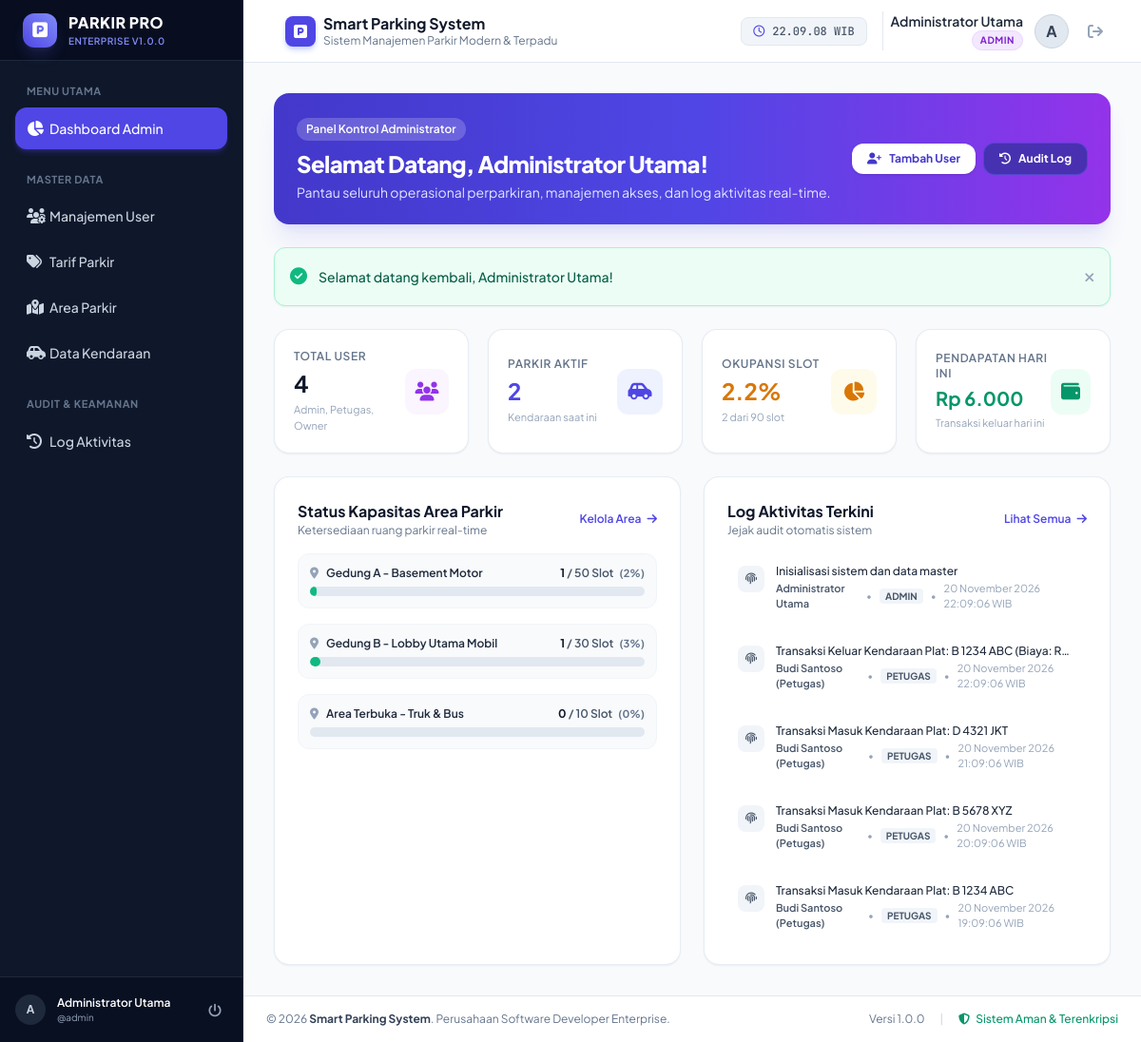
The app's page /modules/admin/index.php (signed in) with its own data.
### tables this page shows
CREATE TABLE `tb_user` (
  `id_user` INT(11) NOT NULL AUTO_INCREMENT,
  `nama_lengkap` VARCHAR(50) NOT NULL,
  `username` VARCHAR(50) NOT NULL,
  `password` VARCHAR(100) NOT NULL,
  `role` ENUM('admin', 'petugas', 'owner') NOT NULL,
  `status_aktif` TINYINT(1) NOT NULL DEFAULT 1,
  PRIMARY KEY (`id_user`),
  UNIQUE KEY `uq_username` (`username`),
  KEY `idx_role_status` (`role`, `status_aktif`)
);

CREATE TABLE `tb_area_parkir` (
  `id_area` INT(11) NOT NULL AUTO_INCREMENT,
  `nama_area` VARCHAR(50) NOT NULL,
  `kapasitas` INT(5) NOT NULL,
  `terisi` INT(5) NOT NULL DEFAULT 0,
  PRIMARY KEY (`id_area`),
  KEY `idx_nama_area` (`nama_area`)
);

CREATE TABLE `tb_log_aktivitas` (
  `id_log` INT(11) NOT NULL AUTO_INCREMENT,
  `id_user` INT(11) NOT NULL,
  `aktivitas` VARCHAR(100) NOT NULL,
  `waktu_aktivitas` DATETIME NOT NULL,
  PRIMARY KEY (`id_log`),
  KEY `fk_log_user` (`id_user`),
  KEY `idx_waktu_aktivitas` (`waktu_aktivitas`),
  CONSTRAINT `fk_log_user` FOREIGN KEY (`id_user`) REFERENCES `tb_user` (`id_user`) ON UPDATE CASCADE ON DELETE CASCADE
);

### modules/admin/index.php (the view, shortened to what the rows shown need)
<?php
require_once __DIR__ . '/../../functions/auth.php';
require_once __DIR__ . '/../../functions/parkir.php';
$pdo = get_db_connection();
$stmt_list_area = $pdo->query("SELECT id_area, nama_area, kapasitas, terisi FROM tb_area_parkir ORDER BY id_area ASC");
$list_area = $stmt_list_area->fetchAll();
$stmt_recent_logs = $pdo->query("
    SELECT l.id_log, l.aktivitas, l.waktu_aktivitas, u.nama_lengkap, u.role
    FROM tb_log_aktivitas l
    JOIN tb_user u ON l.id_user = u.id_user
    ORDER BY l.waktu_aktivitas DESC
    LIMIT 6
");
$recent_logs = $stmt_recent_logs->fetchAll();
require_once __DIR__ . '/../../includes/header.php';
?>
<div class="flex h-screen overflow-hidden bg-slate-50">
    <?php require_once __DIR__ . '/../../includes/sidebar.php'; ?>
    <div class="flex-1 flex flex-col min-w-0 overflow-y-auto">
        <?php require_once __DIR__ . '/../../includes/navbar.php'; ?>
        <main class="flex-1 p-4 sm:p-6 lg:p-8">
            <div class="max-w-7xl mx-auto space-y-6">
                <div class="bg-gradient-to-r from-indigo-700 via-indigo-600 to-purple-600 rounded-2xl p-6 text-white shadow-xl shadow-indigo-600/10 flex flex-col sm:flex-row justify-between items-start sm:items-center gap-4">
                    <div>
                        <h2 class="text-2xl font-extrabold tracking-tight">Selamat Datang, <?= htmlspecialchars($_SESSION['user']['nama_lengkap']) ?>!</h2>
                    </div>
                </div>
                <div class="grid grid-cols-1 lg:grid-cols-2 gap-6">
                    <div class="bg-white rounded-2xl border border-slate-200/80 shadow-sm p-6">
                        <div class="space-y-4">
                            <?php foreach ($list_area as $area):
                                $pct = $area['kapasitas'] > 0 ? round(($area['terisi'] / $area['kapasitas']) * 100) : 0;
                                $barColor = 'bg-emerald-500';
                            ?>
                                <div class="p-3 rounded-xl bg-slate-50 border border-slate-100">
                                    <div class="flex justify-between items-center text-xs font-semibold mb-1.5">
                                        <span class="text-slate-800 flex items-center">
                                            <i class="fa-solid fa-location-dot text-slate-400 mr-2"></i>
                                            <?= htmlspecialchars($area['nama_area']) ?>
                                        </span>
                                        <span class="text-slate-600">
                                            <span class="font-bold text-slate-900"><?= $area['terisi'] ?></span> / <?= $area['kapasitas'] ?> Slot
                                            <span class="ml-1 text-[11px] font-bold text-slate-500">(<?= $pct ?>%)</span>
                                        </span>
                                    </div>
                                    <div class="w-full bg-slate-200 rounded-full h-2.5 overflow-hidden">
                                        <div class="<?= $barColor ?> h-2.5 rounded-full transition-all duration-500" style="width: <?= min(100, $pct) ?>%"></div>
                                    </div>
                                </div>
                            <?php endforeach; ?>
                        </div>
                    </div>
                    <div class="bg-white rounded-2xl border border-slate-200/80 shadow-sm p-6">
                        <div class="space-y-3">
                            <?php if (empty($recent_logs)): ?>
                                <p class="text-xs text-slate-400 text-center py-6">Belum ada riwayat aktivitas yang tercatat.</p>
                            <?php else: ?>
                                <?php foreach ($recent_logs as $log): ?>
                                    <div class="flex items-start space-x-3 text-xs p-2.5 rounded-xl hover:bg-slate-50 transition-colors border border-transparent hover:border-slate-100">
                                        <div class="w-7 h-7 rounded-lg bg-slate-100 text-slate-600 flex items-center justify-center shrink-0 mt-0.5">
                                            <i class="fa-solid fa-fingerprint text-xs"></i>
                                        </div>
                                        <div class="flex-1 min-w-0">
                                            <p class="font-medium text-slate-800 truncate"><?= htmlspecialchars($log['aktivitas']) ?></p>
                                            <div class="flex items-center space-x-2 mt-0.5 text-[11px] text-slate-400">
                                                <span class="font-semibold text-slate-600"><?= htmlspecialchars($log['nama_lengkap']) ?></span>
                                                <span>&bull;</span>
                                                <span class="uppercase font-bold text-[10px] px-1.5 py-0.2 rounded bg-slate-100 text-slate-600"><?= htmlspecialchars($log['role']) ?></span>
                                                <span>&bull;</span>
                                                <span><?= format_tanggal_indo($log['waktu_aktivitas'], true) ?></span>
                                            </div>
                                        </div>
                                    </div>
                                <?php endforeach; ?>
                            <?php endif; ?>
                        </div>
                    </div>
                </div>
            </div>
        </main>
        <?php require_once __DIR__ . '/../../includes/footer.php'; ?>

### includes/sidebar.php (shortened to what the rows shown need)
<?php
require_once __DIR__ . '/../functions/auth.php';
$user = get_logged_in_user();
?>
<aside id="app-sidebar" class="no-print fixed inset-y-0 left-0 z-50 w-64 bg-slate-900 text-slate-300 flex flex-col transition-transform duration-300 transform -translate-x-full lg:translate-x-0 lg:static lg:inset-0 border-r border-slate-800">
    <div class="p-4 border-t border-slate-800 bg-slate-950/40">
        <div class="flex items-center justify-between">
            <div class="flex items-center space-x-3 overflow-hidden">
                <div class="w-8 h-8 rounded-full bg-slate-800 flex items-center justify-center text-slate-300 font-bold text-xs shrink-0">
                    <?= substr($user['nama_lengkap'] ?? 'U', 0, 1) ?>
                </div>
                <div class="truncate">
                    <p class="text-xs font-semibold text-white truncate"><?= htmlspecialchars($user['nama_lengkap'] ?? '') ?></p>
                    <p class="text-[10px] text-slate-400 truncate">@<?= htmlspecialchars($user['username'] ?? '') ?></p>
                </div>
            </div>
        </div>
    </div>
</aside>

### includes/navbar.php (shortened to what the rows shown need)
<?php
require_once __DIR__ . '/../functions/auth.php';
$current_user = get_logged_in_user();
?>
<header class="no-print bg-white border-b border-slate-200 sticky top-0 z-30">
    <div class="px-4 sm:px-6 lg:px-8 py-3 flex items-center justify-between">
        <div class="flex items-center space-x-3">
            <div class="flex items-center space-x-2">
                <div>
                    <h1 class="text-base font-bold text-slate-900 leading-tight"><?= APP_NAME ?></h1>
                </div>
            </div>
        </div>
        <div class="flex items-center space-x-4">
            <div class="flex items-center space-x-3 pl-2 border-l border-slate-200">
                <div class="text-right hidden sm:block">
                    <div class="text-sm font-semibold text-slate-800"><?= htmlspecialchars($current_user['nama_lengkap'] ?? 'User') ?></div>
                    <div class="flex items-center justify-end space-x-1">
                        <?php
                            $role = $current_user['role'] ?? 'guest';
                            $badgeColor = 'bg-slate-100 text-slate-700';
                            if ($role === 'admin') $badgeColor = 'bg-purple-100 text-purple-700 border-purple-200';
                            elseif ($role === 'petugas') $badgeColor = 'bg-blue-100 text-blue-700 border-blue-200';
                            elseif ($role === 'owner') $badgeColor = 'bg-emerald-100 text-emerald-700 border-emerald-200';
                        ?>
                        <span class="inline-block text-[10px] font-bold uppercase tracking-wider px-2 py-0.5 rounded-full border <?= $badgeColor ?>">
                            <?= htmlspecialchars($role) ?>
                        </span>
                    </div>
                </div>
                <div class="w-9 h-9 rounded-full bg-slate-200 border border-slate-300 flex items-center justify-center text-slate-700 font-bold uppercase">
                    <?= substr($current_user['nama_lengkap'] ?? 'U', 0, 1) ?>
                </div>
                <a href="<?= BASE_URL ?>/modules/auth/logout.php" title="Keluar dari Aplikasi" class="p-2 text-slate-400 hover:text-rose-600 hover:bg-rose-50 rounded-lg transition-colors">
                    <i class="fa-solid fa-arrow-right-from-bracket text-base"></i>
                </a>
            </div>
        </div>
    </div>
</header>

### records on screen
tb_user: nama_lengkap "A", nama_lengkap "Administrator Utama", role "admin", role "ADMIN"
tb_area_parkir: nama_area "Gedung A - Basement Motor", terisi "1", kapasitas "50", pct "2"
tb_area_parkir: nama_area "Gedung B - Lobby Utama Mobil", terisi "1", kapasitas "30", pct "3"
tb_area_parkir: nama_area "Area Terbuka - Truk & Bus", terisi "0", kapasitas "10"
tb_log_aktivitas: aktivitas "Inisialisasi sistem dan data master", id_user.nama_lengkap "Administrator Utama", id_user.role "ADMIN", waktu_aktivitas "20 November 2026 22:09:06 WIB"
tb_log_aktivitas: aktivitas "Transaksi Keluar Kendaraan Plat: B 1234 ABC (Biaya: R…", id_user.nama_lengkap "Budi Santoso (Petugas)", id_user.role "PETUGAS", waktu_aktivitas "20 November 2026 22:09:06 WIB"
tb_log_aktivitas: aktivitas "Transaksi Masuk Kendaraan Plat: D 4321 JKT", id_user.nama_lengkap "Budi Santoso (Petugas)", id_user.role "PETUGAS", waktu_aktivitas "20 November 2026 21:09:06 WIB"
tb_log_aktivitas: aktivitas "Transaksi Masuk Kendaraan Plat: B 5678 XYZ", id_user.nama_lengkap "Budi Santoso (Petugas)", id_user.role "PETUGAS", waktu_aktivitas "20 November 2026 20:09:06 WIB"
tb_log_aktivitas: aktivitas "Transaksi Masuk Kendaraan Plat: B 1234 ABC", id_user.nama_lengkap "Budi Santoso (Petugas)", id_user.role "PETUGAS", waktu_aktivitas "20 November 2026 19:09:06 WIB"

### other values on screen
APP_VERSION "1.0.0"
APP_NAME "Smart Parking System"
APP_SUBTITLE "Sistem Manajemen Parkir Modern & Terpadu"
$_SESSION['user']['nama_lengkap'] "Administrator Utama"
$flash['message'] "Selamat datang kembali, Administrator Utama!"
$total_users "4"
$total_kendaraan_parkir "2"
$persen_terisi "2.2"
$area_stat['total_terisi'] "2"
$area_stat['total_kapasitas'] "90"
format_rupiah($pendapatan_hari_ini) "Rp 6.000"
